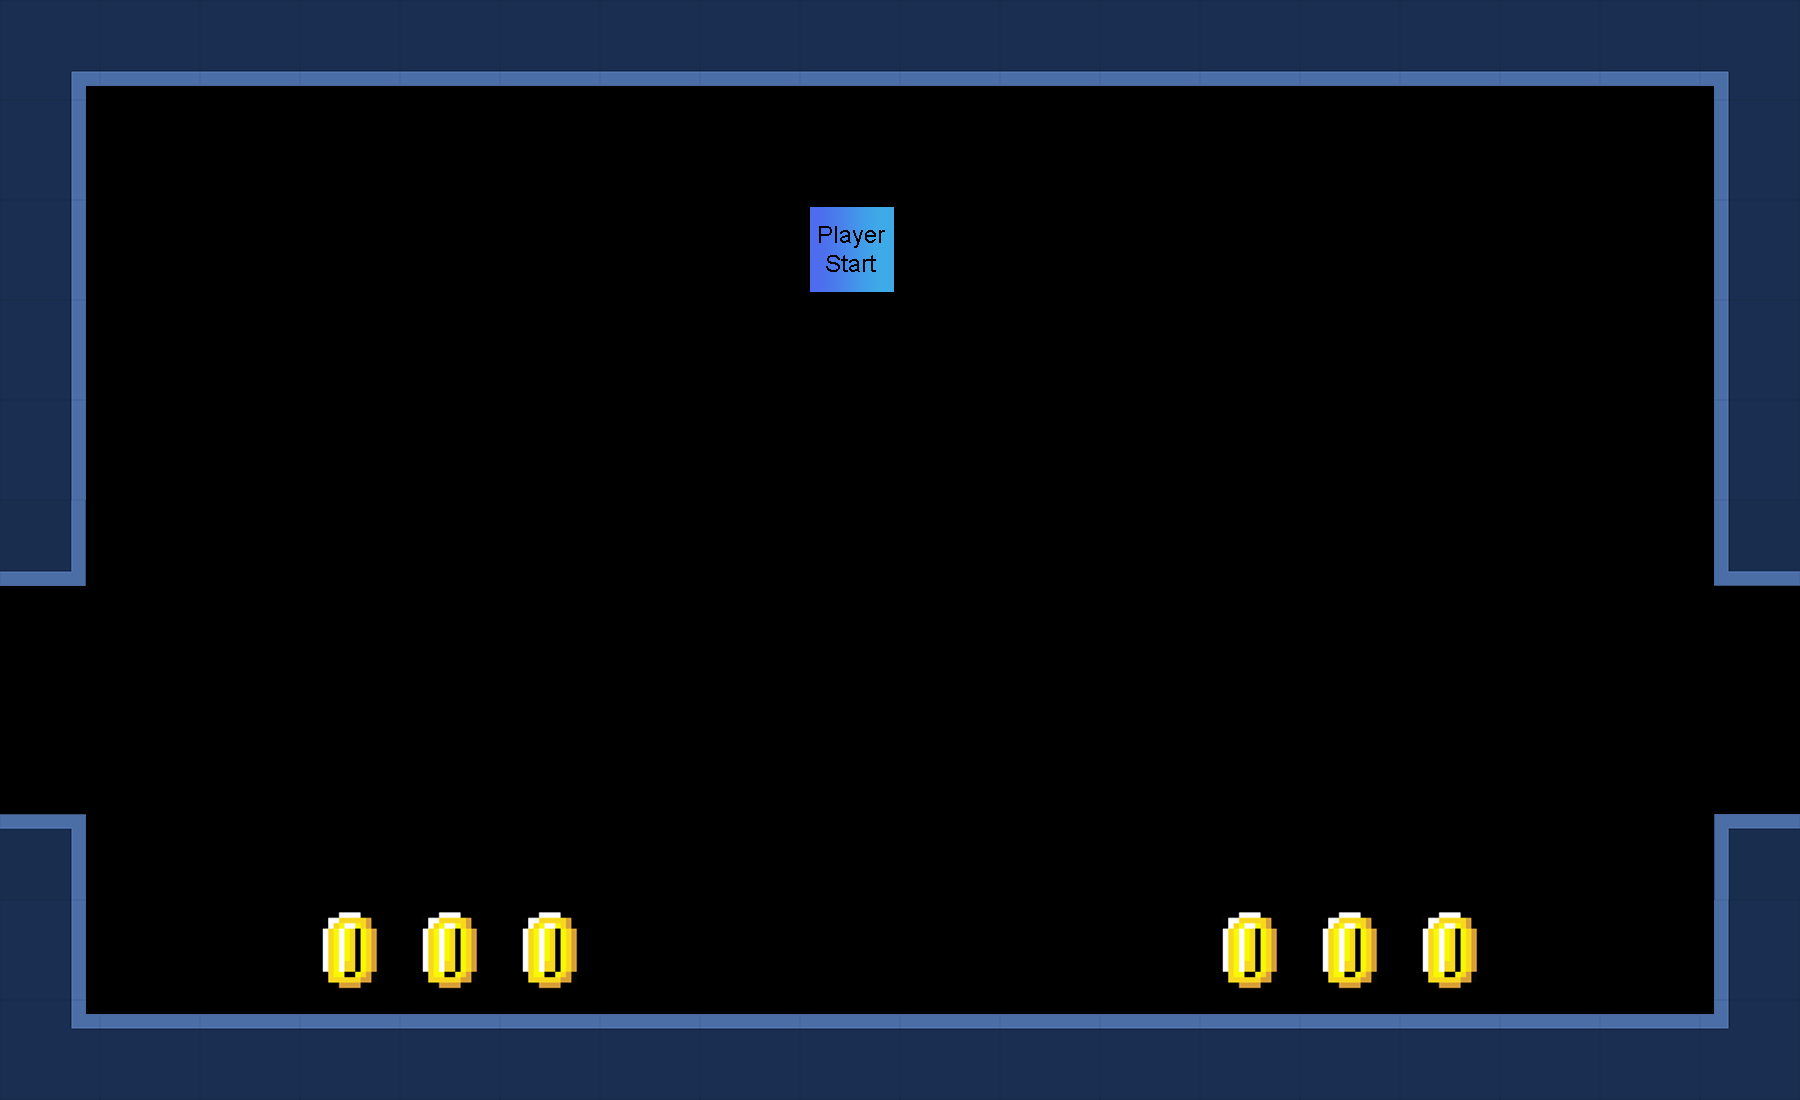

A 2D game scene composited from a Tiled map and its tileset images. What follows is a short description and the map's XML, with every tile layer's data as written:
An orthogonal 18x11 tile map with 100x100 px tiles, 1 tile layer (Calque de Tile 1).

<map version="1.0" orientation="orthogonal" renderorder="right-down" width="18" height="11" tilewidth="100" tileheight="100" nextobjectid="1">
 <tileset firstgid="1" name="tileset" tilewidth="100" tileheight="100" tilecount="64" columns="8">
  <image source="../../Sources/tileset.png" width="800" height="800" />
 </tileset>
 <layer name="Calque de Tile 1" width="18" height="11">
  <data encoding="csv">
5,6,6,6,6,6,6,6,6,6,6,6,6,6,6,6,6,7,
9,0,0,0,0,0,0,0,0,0,0,0,0,0,0,0,0,11,
9,0,0,0,0,0,0,0,10,0,0,0,0,0,0,0,0,11,
9,0,0,0,0,0,0,0,0,0,0,0,0,0,0,0,0,11,
9,0,0,0,0,0,0,0,0,0,0,0,0,0,0,0,0,11,
16,0,0,0,0,0,0,0,0,0,0,0,0,0,0,0,0,3,
0,0,0,0,0,0,0,0,0,0,0,0,0,0,0,0,0,0,
0,0,0,0,0,0,0,0,0,0,0,0,0,0,0,0,0,0,
12,0,0,0,0,0,0,0,0,0,0,0,0,0,0,0,0,2,
9,0,0,21,21,21,0,0,0,0,0,0,21,21,21,0,0,11,
13,14,14,14,14,14,14,14,14,14,14,14,14,14,14,14,14,15
</data>
 </layer>
</map>
